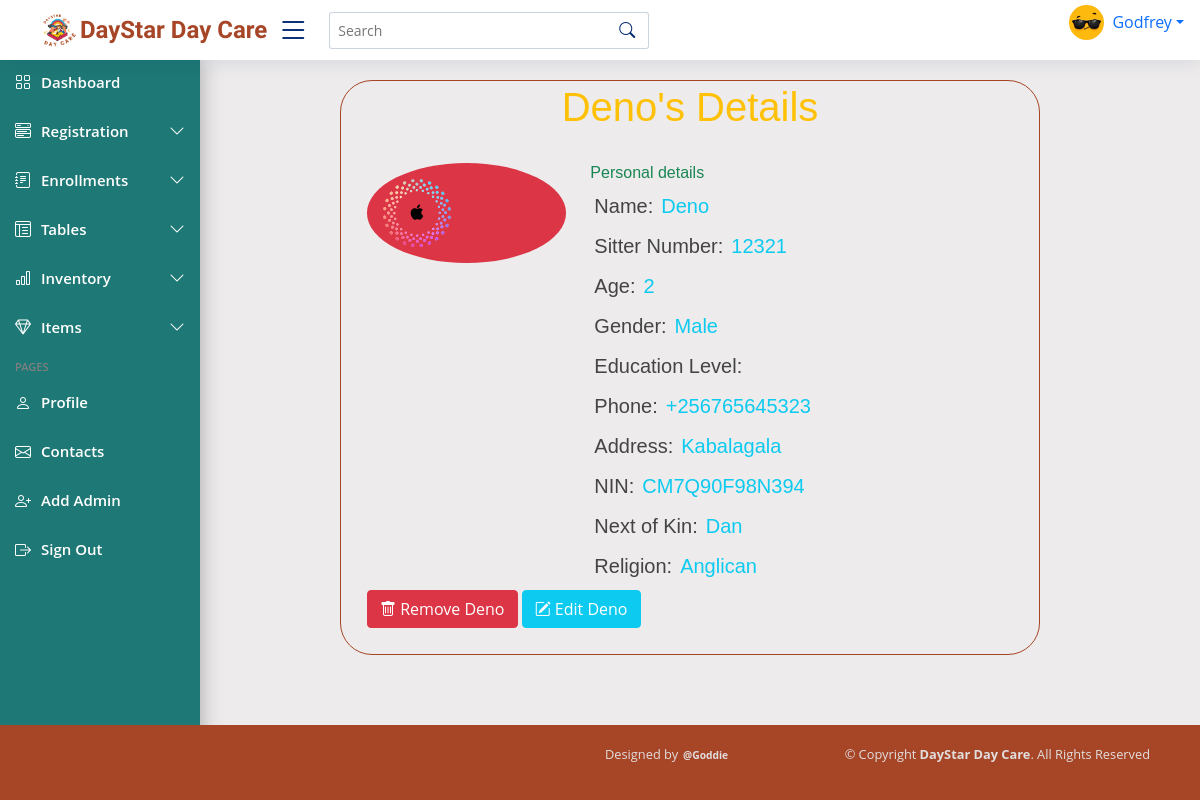
The app's page /details/1 (signed in) with its own data.
### dayStarApp/models.py (models this page shows, shortened)
class Sitter(models.Model):
    name = models.CharField(max_length=100, blank=False)
    age = models.PositiveIntegerField(default=1, blank=False)
    gender = models.CharField(max_length=100)
    location = models.CharField(max_length=100)
    contact = models.CharField(max_length=13, validators=[MinLengthValidator(10)])
    education_Level = models.CharField(max_length=255, blank=False, null=True)
    religion = models.CharField(max_length=100, blank=True)
    next_of_kin = models.CharField(max_length=200, blank=False, default= None)
    recommended_by = models.CharField(max_length=100, null=True, blank=True)
    sitter_number = models.CharField(max_length=10, unique=True, blank=False, default=None)
    NIN = models.CharField(max_length=14, blank=False, null=True)

### dayStarApp/views.py (the view)
# urls.py: path('details/<int:id>', views.viewSitter, name="details"),
@login_required
def viewSitter(request, id): # sttier viewing page
    all_sitter = Sitter.objects.get(id=id)
    context = {
       'all_sitter': all_sitter
    }
    template = loader.get_template('dayStarApp/view_sitter.html')
    return HttpResponse(template.render(context))

### dayStarApp/templates/dayStarApp/view_sitter.html
{% extends 'dayStarApp/base.html' %} {% load static %} {% block content %}
<main class="main" id="main">
  <div class="container" id="sitter-details">
    <h1 class="text-center text-warning" id="detail">{{ all_sitter.name }}'s Details</h1>
    <div class="flex gap-2 p-4">
      <div class="row">
        <div class="col-md-4">
          <div class="d-grid m-auto bg-danger rounded-circle" height="50" width="50">
            <img class="w-50 rounded-circle p-3" src="{% static 'images/apple.svg' %}" alt="">
          </div>
        </div>
        <div class="col-md-8">
          <h6 class="text-success">Personal details</h6>
          <h5 class="p-1">Name:<span class="p-2 text-info">{{ all_sitter.name }}</span></h5>
          <h5 class="p-1">Sitter Number:<span class="p-2 text-info">{{ all_sitter.sitter_number }}</span></h5>
          <h5 class="p-1">Age:<span class="p-2 text-info">{{ all_sitter.age }}</span></h5>
          <h5 class="p-1">Gender:<span class="p-2 text-info">{{ all_sitter.gender }}</span></h5>
          <h5 class="p-1">Education Level:<span class="p-2 text-info">{{ all_sitter.education }}</span></h5>
          <h5 class="p-1">Phone:<span class="p-2 text-info">{{ all_sitter.contact }}</span></h5></h5>
          <h5 class="p-1">Address:<span class="p-2 text-info">{{ all_sitter.location }}</span></h5>
          <h5 class="p-1">NIN:<span class="p-2 text-info">{{ all_sitter.NIN }}</span></h5></h5>
          <h5 class="p-1">Next of Kin:<span class="p-2 text-info">{{ all_sitter.next_of_kin }}</span></h5>
          <h5 class="p-1">Religion:<span class="p-2 text-info">{{ all_sitter.religion }}</span></h5>
        </div> <br>
      </div>
      <a class="btn btn-danger text-white rounded" href="/delete/{{ all_sitter.id }}"><span><i class="bi bi-trash"></i></span>
        Remove {{ all_sitter.name }}
      </a>
      <a class="btn btn-info text-white rounded" href="{% url 'edit_sitter' all_sitter.id %}"><span><i class="bi bi-pencil-square"></i></span>
        Edit {{ all_sitter.name }}
      </a>
    </div>
  </div>
</main>
{% endblock %}

### dayStarApp/static/css/style.css (style rules this page uses)
:root { scroll-behavior: smooth; }
body { font-family: "Open Sans", sans-serif; color: #444444; background: #edebeb; }
a { color: #4154f1; text-decoration: none; }
h1, h2, h3, h4, h5, h6 { font-family: "Nunito", sans-serif; }
#main { margin-top: 60px; padding: 20px 30px; transition: all 0.3s; }
#sitter-details { display: grid; margin: auto; max-width: 700px; border: 1px solid #a74527; padding: 2px; border-radius: 2rem; }
.header-nav ul .nav-item, span { list-style-type: none; }
@media (min-width: 1200px) { #main { margin-left: 15%; } }

### records on screen
Sitter: name "Deno", sitter_number "12321", age "2", gender "Male", contact "+256765645323", location "Kabalagala", NIN "CM7Q90F98N394", next_of_kin "Dan", religion "Anglican"
